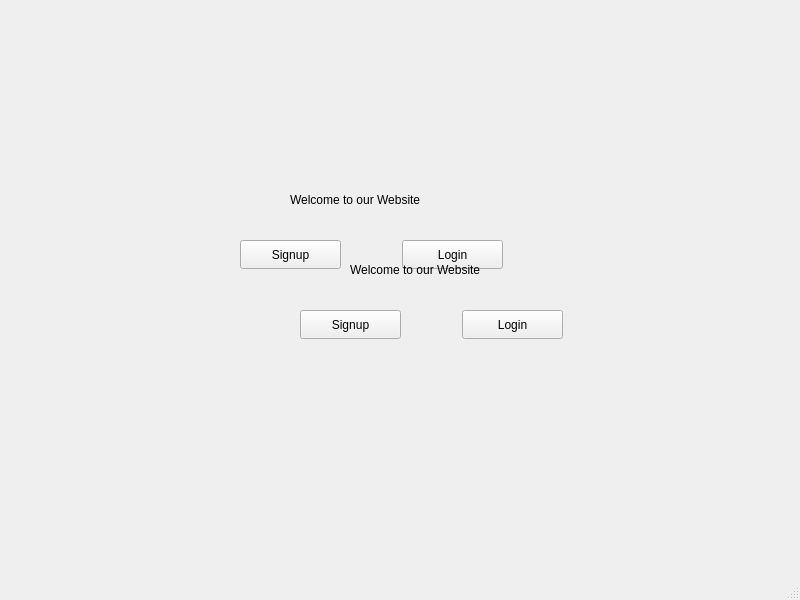
<?xml version="1.0" encoding="UTF-8"?>
<ui version="4.0">
 <class>MainWindow</class>
 <widget class="QMainWindow" name="MainWindow">
  <property name="geometry">
   <rect>
    <x>0</x>
    <y>0</y>
    <width>800</width>
    <height>600</height>
   </rect>
  </property>
  <property name="windowTitle">
   <string>MainWindow</string>
  </property>
  <widget class="QWidget" name="centralwidget">
   <widget class="QPushButton" name="pushButton">
    <property name="geometry">
     <rect>
      <x>240</x>
      <y>240</y>
      <width>101</width>
      <height>29</height>
     </rect>
    </property>
    <property name="text">
     <string>Signup</string>
    </property>
   </widget>
   <widget class="QPushButton" name="pushButton_2">
    <property name="geometry">
     <rect>
      <x>402</x>
      <y>240</y>
      <width>101</width>
      <height>29</height>
     </rect>
    </property>
    <property name="text">
     <string>Login</string>
    </property>
   </widget>
   <widget class="QLabel" name="label">
    <property name="geometry">
     <rect>
      <x>290</x>
      <y>190</y>
      <width>181</width>
      <height>20</height>
     </rect>
    </property>
    <property name="text">
     <string>Welcome to our Website</string>
    </property>
   </widget>
   <widget class="QPushButton" name="pushButton_3">
    <property name="geometry">
     <rect>
      <x>300</x>
      <y>310</y>
      <width>101</width>
      <height>29</height>
     </rect>
    </property>
    <property name="text">
     <string>Signup</string>
    </property>
   </widget>
   <widget class="QLabel" name="label_2">
    <property name="geometry">
     <rect>
      <x>350</x>
      <y>260</y>
      <width>181</width>
      <height>20</height>
     </rect>
    </property>
    <property name="text">
     <string>Welcome to our Website</string>
    </property>
   </widget>
   <widget class="QPushButton" name="pushButton_4">
    <property name="geometry">
     <rect>
      <x>462</x>
      <y>310</y>
      <width>101</width>
      <height>29</height>
     </rect>
    </property>
    <property name="text">
     <string>Login</string>
    </property>
   </widget>
  </widget>
  <widget class="QMenuBar" name="menubar">
   <property name="geometry">
    <rect>
     <x>0</x>
     <y>0</y>
     <width>800</width>
     <height>25</height>
    </rect>
   </property>
  </widget>
  <widget class="QStatusBar" name="statusbar"/>
 </widget>
 <resources/>
 <connections/>
</ui>
